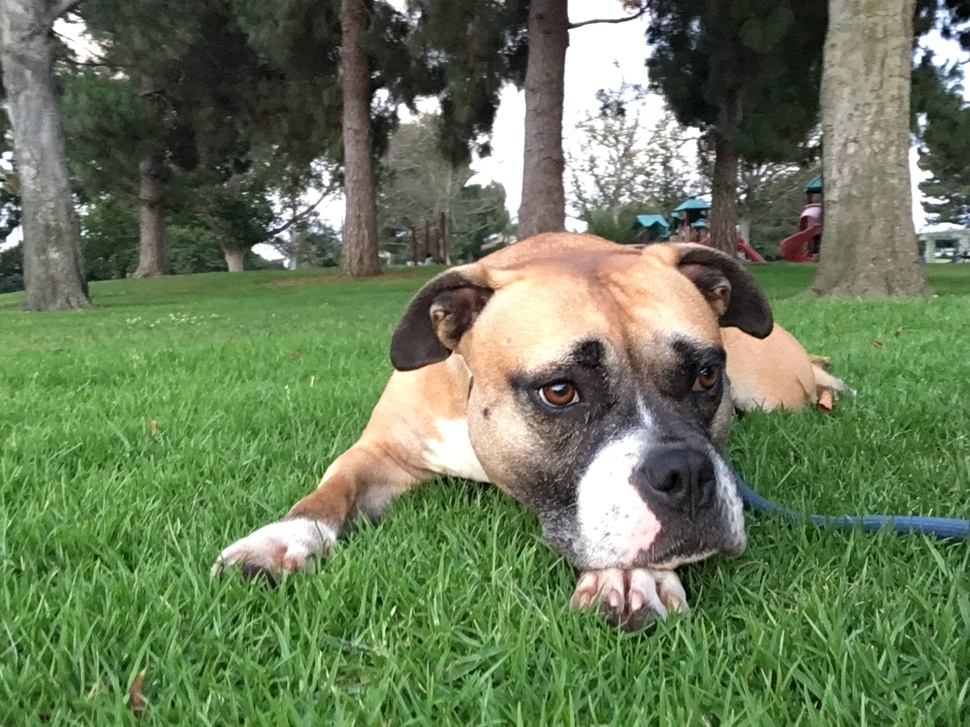
//> input picture morphological/kaushik.jpg, 970 x 727 px, shrunk from 2576 x 1932 before the run
$ ./morph   (built with g++ and OpenCV 4)
//> lines starting //> are read from the running program, lines starting //| are printed output that depends on the picture; after the words box and inside, x2 and y2 are one past the last pixel; in counts of white or black regions, pixels touching at a corner belong together
#include<opencv2/opencv.hpp>

using namespace cv;

int main()
{

    Mat src = imread("kaushik.jpg",CV_LOAD_IMAGE_COLOR);
//> src is the input picture: 727 rows x 970 cols, CV_8UC3; mean B, G, R 89.5, 123, 105.9


    Mat dst, dst2, dst3;

    inRange(src,Scalar(0,0,10),Scalar(40,30,179),dst);
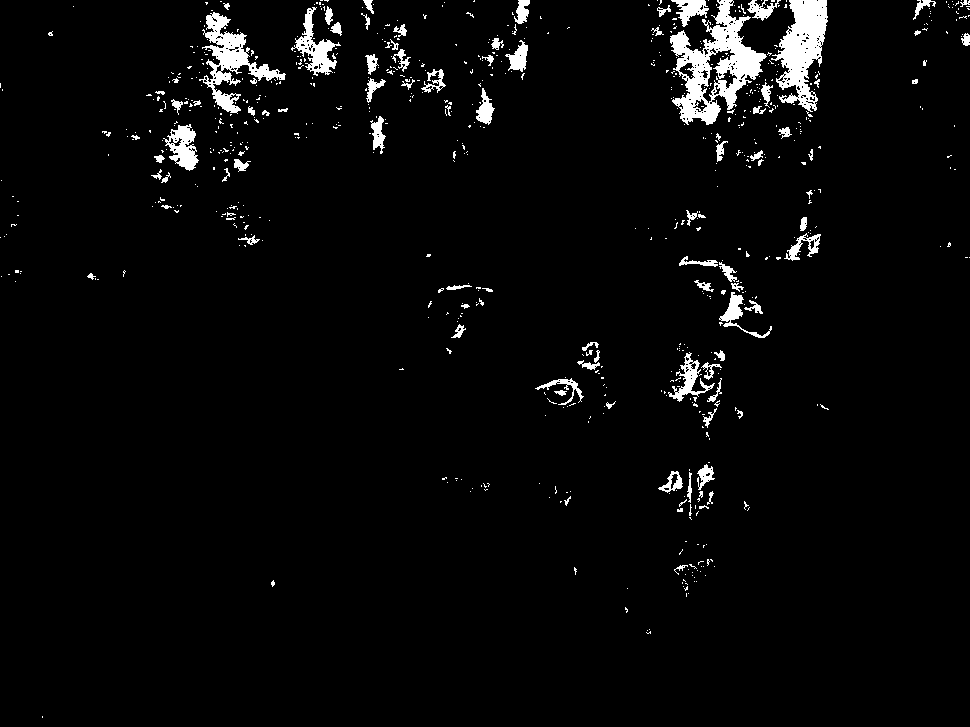
//> dst: 727 rows x 970 cols, CV_8UC1; 3.5% white; 734 white regions (640 under 20 px), largest, box (x1, y1, x2, y2) and area: (670, 0, 767, 125) 4931, (771, 0, 828, 112) 3342, (199, 12, 286, 114) 2533

    Mat element = getStructuringElement(MORPH_ELLIPSE,Size(15,15));
    dilate(dst,dst2,element);
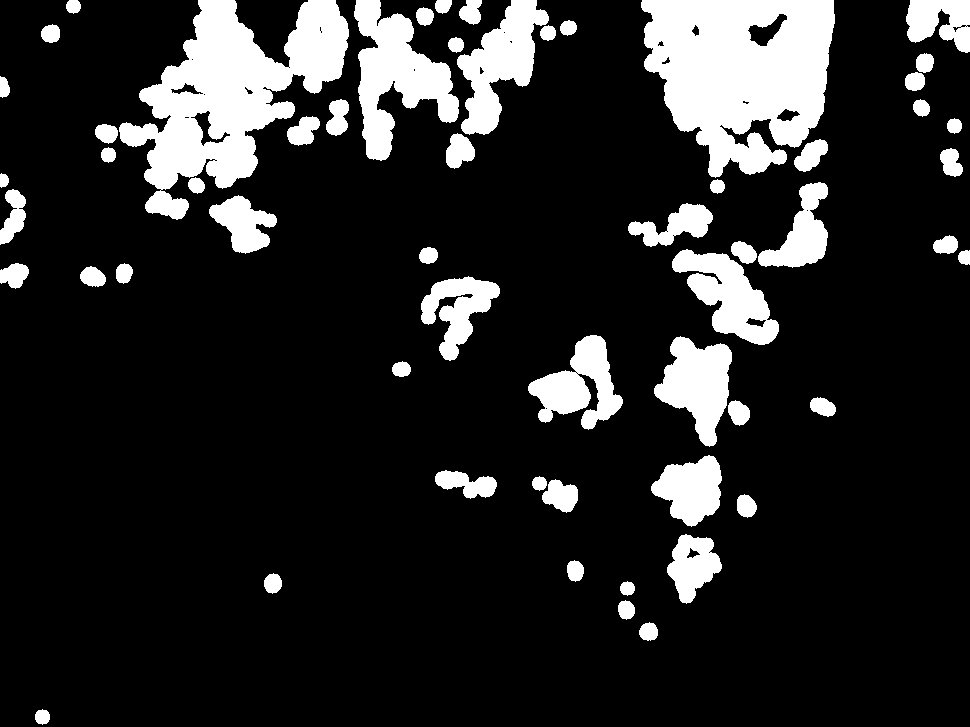
//> dst2: 727 rows x 970 cols, CV_8UC1; 15.4% white; 58 white regions, largest, box (x1, y1, x2, y2) and area: (641, 0, 835, 178) 24379, (119, 0, 349, 220) 22632, (354, 0, 459, 161) 8064
    erode(dst2,dst3,element);
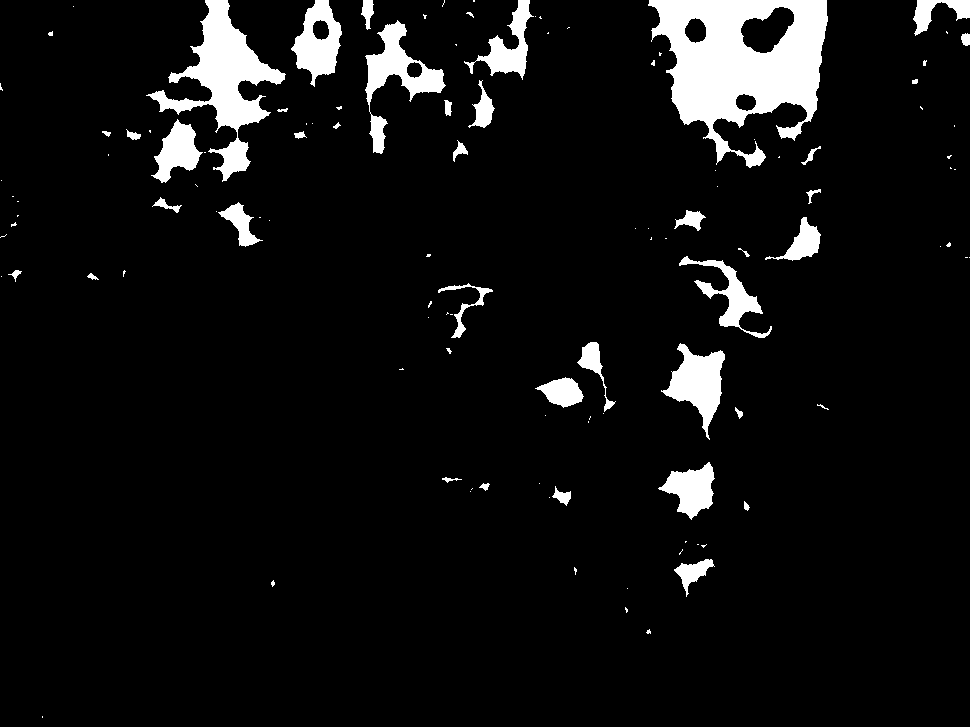
//> dst3: 727 rows x 970 cols, CV_8UC1; 6.7% white; 116 white regions (75 under 20 px), largest, box (x1, y1, x2, y2) and area: (648, 0, 828, 168) 16659, (146, 0, 286, 182) 7467, (365, 20, 446, 154) 3155

    namedWindow("segmented",WINDOW_AUTOSIZE);
    imshow("segmented",dst);

    namedWindow("dilation",WINDOW_AUTOSIZE);
    imshow("dilation",dst2);

    namedWindow("erosion",WINDOW_AUTOSIZE);
    imshow("erosion",dst3);

    waitKey(0);

    return 0;
}
